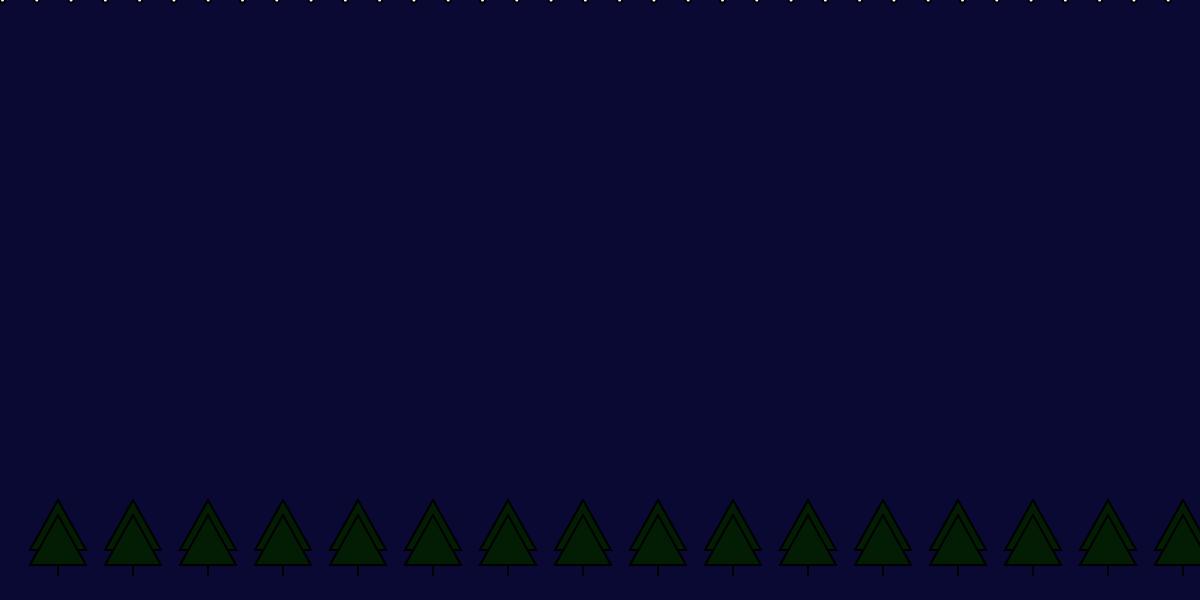
Frame 1 (no input)
Frame 60 (no input): identical to frame 1, image omitted
Frame 120 (the mouse pressed at the canvas centre since frame 60): identical to frame 1, image omitted

The p5.js sketch that drew this single still picture (run headless with seeded random() and noise() and a simulated clock; from frame 60 on, the mouse is pressed at the canvas centre):

// p5.js sketch
// ── sketch.js
function setup() {
    createCanvas(windowWidth, 600);
    strokeWeight(2);
}

function draw() {
// make the background a dark blue color
    background('rgb(10, 9, 51)');

// make the trees green
    fill('rgb(2, 29, 3)');

// makes a line of trees on the x value
    let X = 30;
    let V = 58;
    let G = 86;
    let L = 550;
    let K = 500; //center point of triangle
    let F = 515; // center point of triangle2
    let B = 565;
    let A = 575;
    let pos_x = 0;
    let pos_y = 0;
    let d = 5;
    let r = d / 2;

while ( X <= width){

    triangle(X, L, V, K, G, L);
    triangle(X, B, V, F, G, B);
    line(V ,B ,V ,A );

// move the tree so dupicates across the bottome of the screen

    X = X + 75;
    V = V + 75;
    G = G + 75;
}
// add falling snow

    fill('white');


// USE A LOOP ****************************

    for (var i = 0; i < 35; i++) {
// find the x_pos
        pos_x = width * i / 35 + r;
// draw the snow flakes
        ellipse(pos_x, pos_y, d);
    }

    pos_y++;
    if (pos_y > height) {
        pos_y = 0;
    }




}
